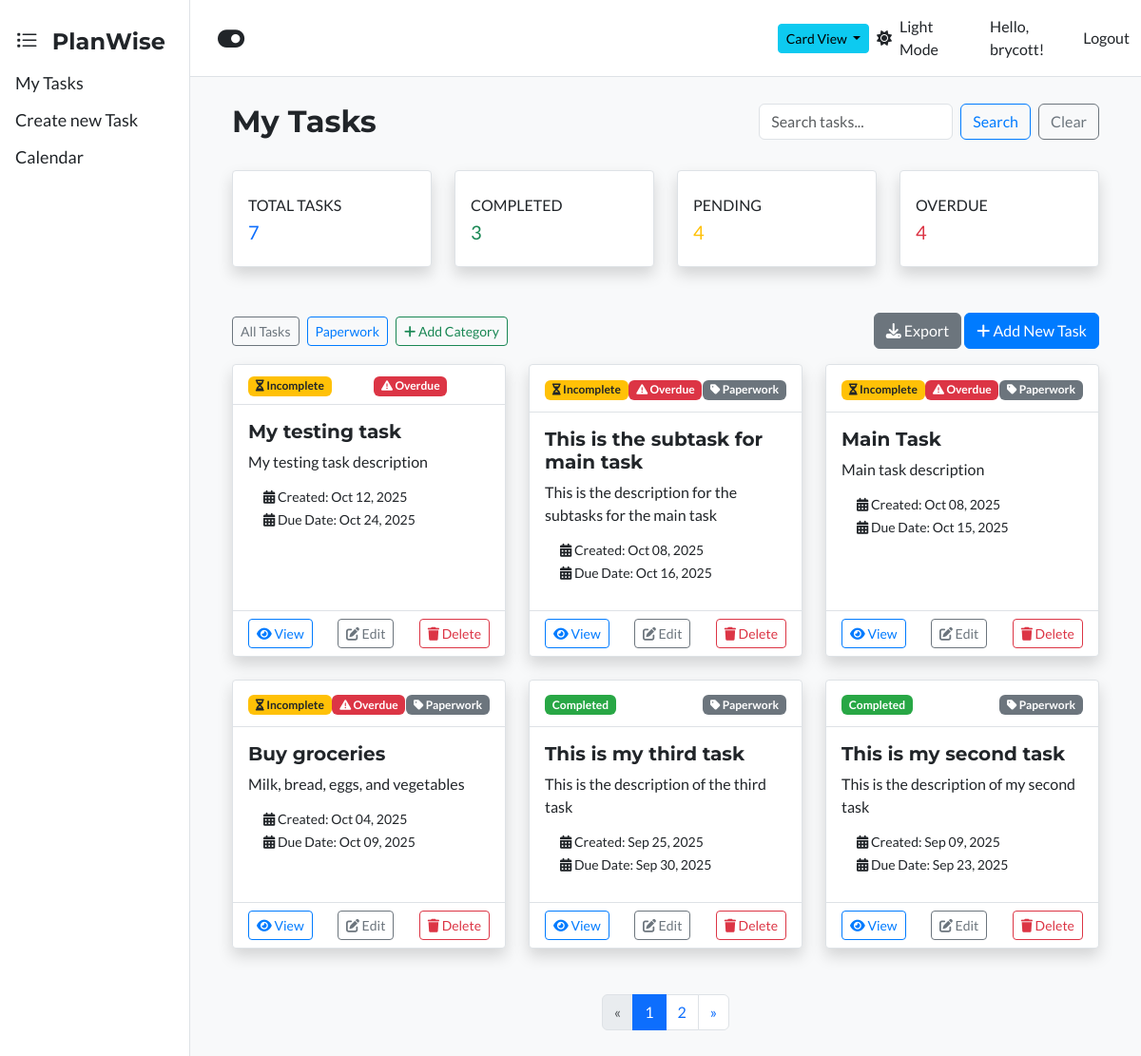
Page / (signed in) on the earlier database version.
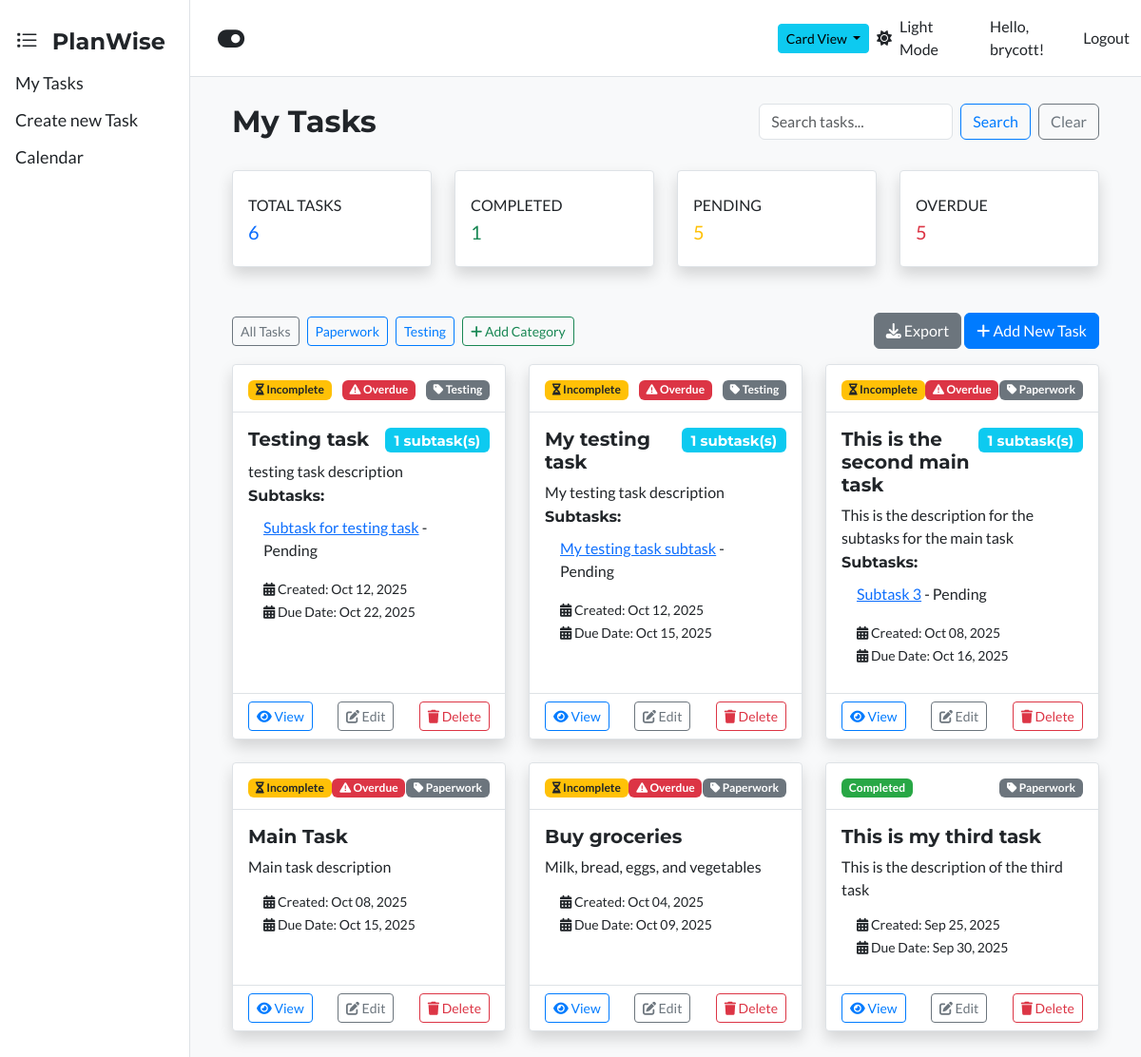
Same page on the later database version.
### tasks/models.py (models this page shows, shortened)
class Category(models.Model):
    user = models.ForeignKey(User, on_delete=models.CASCADE, null=True, blank=True)
    name = models.CharField(max_length=100)
    class Meta:
        verbose_name_plural = "Categories"
    def __str__(self):
        return self.name

class Task(models.Model):
    PRIORITY_CHOICES = [
        ('low', 'Low'),
        ('medium', 'Medium'),
        ('high', 'High'),
    ]
    title = models.CharField(max_length=200)
    description = models.TextField(blank=True)
    due_date = models.DateField(null=True, blank=True)
    category = models.ForeignKey(Category, on_delete=models.PROTECT, null=True, blank=True)
    is_completed = models.BooleanField(default=False)
    created_at = models.DateTimeField(auto_now_add=True)
    updated_at = models.DateTimeField(auto_now=True)
    user = models.ForeignKey(User, on_delete=models.CASCADE)
    parent = models.ForeignKey('self', on_delete=models.CASCADE, null=True, blank=True, related_name='subtasks')
    is_recurring = models.BooleanField(default=False)
    recurrence_frequency = models.CharField(max_length=10, choices=[('daily', 'Daily'), ('weekly', 'Weekly'), ('monthly', 'Monthly')], blank=True, null=True)
    recurrence_end_date = models.DateField(blank=True, null=True)
    recurring_task_id = models.UUIDField(default=uuid.uuid4, editable=True)
    class Meta:
        ordering = ['-created_at']
    def get_absolute_url(self):
        return reverse('tasks:task_detail', kwargs={'pk': self.pk})

### tasks/views.py (the view)
# urls.py: path('', views.TaskListView.as_view(), name='task_list'),
class TaskListView(LoginRequiredMixin, ListView):
    model = Task
    template_name = 'tasks/task_list.html'
    context_object_name = 'tasks'
    paginate_by = 6
    def get_queryset(self):
        queryset = Task.objects.filter(user=self.request.user, parent__isnull=True).select_related('category')
        search_query = self.request.GET.get('q')
        if search_query:
            queryset = queryset.filter(
                Q(title__icontains=search_query) |
                Q(description__icontains=search_query)
            )
        return queryset
    def get_context_data(self, **kwargs):
        context = super().get_context_data(**kwargs)
        tasks_query = self.get_queryset()
        context['total_tasks'] = tasks_query.count()
        context['completed_tasks'] = tasks_query.filter(is_completed=True).count()
        context['pending_tasks'] = tasks_query.filter(is_completed=False).count()
        context['overdue_tasks'] = tasks_query.filter(due_date__lt=timezone.now().date(), is_completed=False).count()
        context['today'] = timezone.now().date()
        context['categories'] = Category.objects.all()
        context['search_query'] = self.request.GET.get('q', '')
        return context

### tasks/templates/tasks/task_list.html (shortened to what the changed rows need)
{% extends 'base.html' %}
{% block content %}
<div class=" task_list container task-list">
    <div class="d-flex justify-content-between align-items-center mb-4">
        <h2 class="mt-2">My Tasks</h2>
    </div>
    <div class="row mb-4">
        <div class="col-xl-3 col-md-6 mb-4">
            <div class="card border-left-primary shadow h-100 py-2">
                <div class="card-body">
                    <div class="row no-gutters align-items-center">
                        <div class="col mr-2">
                            <div class="text-xs font-weight-bold text-uppercase mb-1">Total Tasks</div>
                            <div class="h5 mb-0 font-weight-bold text-primary">{{ total_tasks }}</div>
                        </div>
                    </div>
                </div>
            </div>
        </div>
        <div class="col-xl-3 col-md-6 mb-4">
            <div class="card border-left-success shadow h-100 py-2">
                <div class="card-body">
                    <div class="row no-gutters align-items-center">
                        <div class="col mr-2">
                            <div class="text-xs font-weight-bold  text-uppercase mb-1">Completed</div>
                            <div class="h5 mb-0 font-weight-bold text-success">{{ completed_tasks }}</div>
                        </div>
                    </div>
                </div>
            </div>
        </div>
        <div class="col-xl-3 col-md-6 mb-4">
            <div class="card border-left-warning shadow h-100 py-2">
                <div class="card-body">
                    <div class="row no-gutters align-items-center">
                        <div class="col mr-2">
                            <div class="text-xs font-weight-bold  text-uppercase mb-1">Pending</div>
                            <div class="h5 mb-0 font-weight-bold text-warning">{{ pending_tasks }}</div>
                        </div>
                    </div>
                </div>
            </div>
        </div>
        <div class="col-xl-3 col-md-6 mb-4">
            <div class="card border-left-danger shadow h-100 py-2">
                <div class="card-body">
                    <div class="row no-gutters align-items-center">
                        <div class="col mr-2">
                            <div class="text-xs font-weight-bold  text-uppercase mb-1">Overdue</div>
                            <div class="h5 mb-0 font-weight-bold text-danger">{{ overdue_tasks }}</div>
                        </div>
                    </div>
                </div>
            </div>
        </div>
    </div>
    <div class="row mb-3">
        <div class="col-md-12 d-flex justify-content-between align-items-center">
            <div class="d-flex flex-wrap gap-2">
                <a href="{% url 'tasks:task_list' %}" class="btn btn-outline-secondary btn-sm">All Tasks</a>
                {% for category in categories %}
                    <a href="{% url 'tasks:tasks_by_category' category.id %}" class="btn btn-outline-primary btn-sm">{{ category.name }}</a>
                {% endfor %}
                <a href="{% url 'tasks:category_create' %}" class="btn btn-outline-success btn-sm">
                    <i class="fas fa-plus"></i> Add Category
                </a>
            </div>
        </div>
    </div>
    {% if tasks %}
        <div id="card-view" class="row">
        {% for task in tasks %}
            <div class="col-md-6 col-lg-4 mb-4">
                <div class="card shadow h-100 {% if task.completed %}border-success{% endif %}">
                    <div class="card-header bg-light d-flex justify-content-between align-items-center">
                        <div class="d-flex align-items-center justify-content-between w-100">
                            <div>
                            {% if task.is_completed %}
                                <span class="badge bg-success"></i> Completed</span>
                            {% else %}
                                <span class="badge bg-warning text-dark"><i class="fas fa-hourglass-half"></i> Incomplete</span>
                            {% endif %}
                            </div>
                            <div>
                                {% if task.due_date < today and not task.is_completed %}
                                    <span class="badge bg-danger"><i class="fas fa-exclamation-triangle"></i> Overdue</span>
                                {% endif %}
                            </div>
                            <div>
                            {% if task.category %}
                                <li class="list-group-item py-1">
                                    <span class="badge bg-secondary">
                                        <i class="fas fa-tag"></i> {{ task.category.name }}
                                    </span>
                                </li>
                            {% endif %}
                            </div>
                        </div>
                    </div>
                    <div class="card-body">
                        <h5 class="card-title mb-2">
                            <div class="d-flex justify-content-between">
                                <div>
                                {{ task.title }}
                                </div>
                                <div>
                                {% if task.subtasks.count > 0 %}
                                    <span class="badge bg-info">{{ task.subtasks.count }} subtask(s)</span>
                                {% endif %}
                                </div>
                            </div>
                        </h5>
                        <p class="card-text mb-2">{{ task.description|truncatewords:20 }}</p>
                        {% if task.subtasks.all %}
                            <h6 class="card-subtitle mb-2">Subtasks:</h6>
                            <ul class="list-group list-group-flush mb-2">
                                {% for subtask in task.subtasks.all %}
                                    <li class="list-group-item py-1">
                                        <a href="{{ subtask.get_absolute_url }}">{{ subtask.title }}</a>
                                        - {{ subtask.is_completed|yesno:"Completed,Pending" }}
                                    </li>
                                {% endfor %}
                            </ul>
                        {% endif %}
                        <ul class="list-group list-group-flush mb-2">
                            <li class="list-group-item py-1">
                                <small><i class="fas fa-calendar-alt"></i> Created: {{ task.created_at|date:"M d, Y" }}</small>
                                <br>
                                <small><i class="fas fa-calendar-alt"></i> Due Date: {{ task.due_date |date:"M d, Y" }}</small>
                            </li>
                        </ul>
                    </div>
                    <div class="card-footer d-flex justify-content-between align-items-center">
                        <a href="{% url 'tasks:task_detail' task.pk %}" class="btn btn-sm btn-outline-primary">
                            <i class="fas fa-eye"></i> View
                        </a>
                        <a href="{% url 'tasks:task_update' task.pk %}" class="btn btn-sm btn-outline-secondary">
                            <i class="fas fa-edit"></i> Edit
                        </a>
                        <form action="{% url 'tasks:task_delete' task.pk %}" method="post" class="d-inline"
                              onsubmit="return confirm('Are you sure you want to delete this task?');">
                            <button type="submit" class="btn btn-sm btn-outline-danger">
                                <i class="fas fa-trash"></i> Delete
                            </button>
                        </form>
                    </div>
                </div>
            </div>
        {% endfor %}
        </div>
     {% endif %}
    </div>
    {% if is_paginated %}
    <nav aria-label="Page navigation">
        <ul class="pagination justify-content-center mt-4">
            {% if page_obj.has_previous %}
                <li class="page-item">
                    <a class="page-link" href="?page={{ page_obj.previous_page_number }}{% if search_query %}&q={{ search_query }}{% endif %}" aria-label="Previous">
                        <span aria-hidden="true">&laquo;</span>
                    </a>
                </li>
            {% else %}
                <li class="page-item disabled">
                    <a class="page-link" href="#" tabindex="-1" aria-disabled="true">&laquo;</a>
                </li>
            {% endif %}
            {% for i in paginator.page_range %}
                {% if page_obj.number == i %}
                    <li class="page-item active" aria-current="page">
                        <span class="page-link">{{ i }}</span>
                    </li>
                {% else %}
                    <li class="page-item"><a class="page-link" href="?page={{ i }}{% if search_query %}&q={{ search_query }}{% endif %}">{{ i }}</a></li>
                {% endif %}
            {% endfor %}
            {% if page_obj.has_next %}
                <li class="page-item">
                    <a class="page-link" href="?page={{ page_obj.next_page_number }}{% if search_query %}&q={{ search_query }}{% endif %}" aria-label="Next">
                        <span aria-hidden="true">&raquo;</span>
                    </a>
                </li>
            {% else %}
                <li class="page-item disabled">
                    <a class="page-link" href="#" tabindex="-1" aria-disabled="true">&raquo;</a>
                </li>
            {% endif %}
        </ul>
    </nav>
    {% endif %}
{% endblock %}

Differences in the rows shown:
removed Task: is_completed "Completed", category.name "Paperwork", title "This is my second task", description "This is the description of my second task", created_at "Sep 09, 2025", due_date "Sep 23, 2025"
added Category: name "Testing"
added Task: is_completed False (drawn), category.name "Testing", title "Testing task", subtasks.count "1", description "testing task description", created_at "Oct 12, 2025", due_date "Oct 22, 2025"
added Task: title "Subtask for testing task", is_completed "Pending", shown under "Testing"
changed Task "My testing task": category_id empty → 15 (drawn); category.name (not shown) → "Testing"; subtasks.count (not shown) → "1"; due_date "Oct 24, 2025" → "Oct 15, 2025"
added Task: title "My testing task subtask", is_completed "Pending", shown under "Testing"
changed Task "This is the description for the subtasks for the main task": title "This is the subtask for main task" → "This is the second main task"; subtasks.count (not shown) → "1"
added Task: title "Subtask 3", is_completed "Pending", shown under "Paperwork"
Other differences:
{{ total_tasks }}: "7" → "6"
{{ completed_tasks }}: "3" → "1"
{{ pending_tasks }}: "4" → "5"
{{ overdue_tasks }}: "4" → "5"
list line gone: "1"
list line gone: "2"
